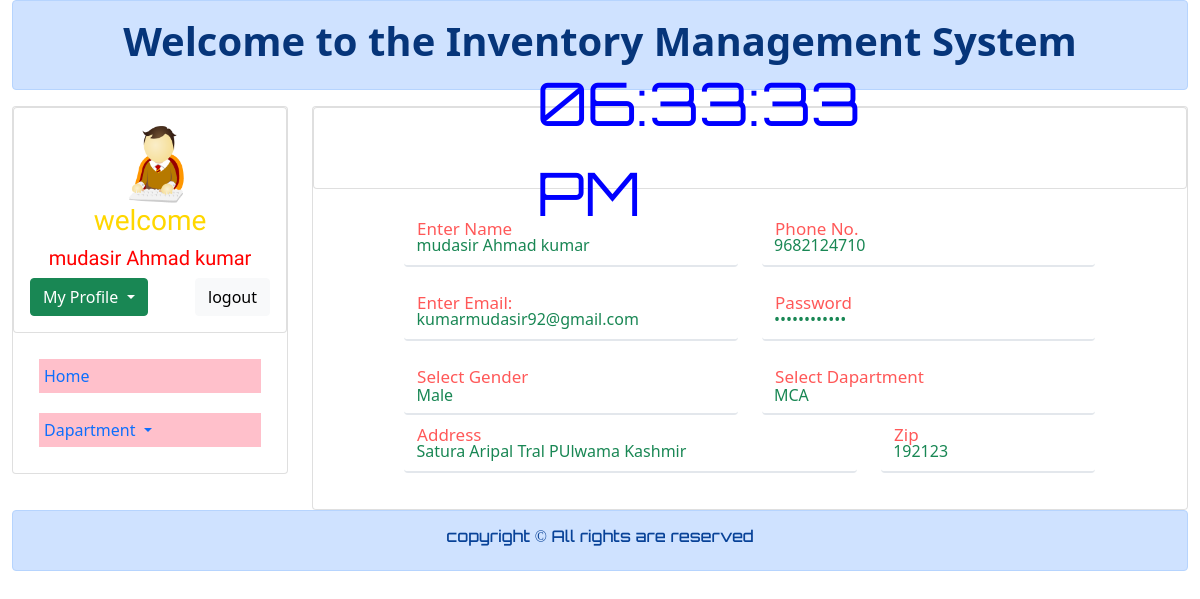
The page /view_profile.php (signed in) on the database its author committed.
### tables this page shows
CREATE TABLE `registration` (
  `id` int(10) NOT NULL,
  `name` varchar(50) NOT NULL,
  `phone` varchar(13) NOT NULL,
  `email` varchar(50) NOT NULL,
  `password` varchar(50) NOT NULL,
  `gender` varchar(10) NOT NULL,
  `department` varchar(30) NOT NULL,
  `address` varchar(100) NOT NULL,
  `zip` int(10) NOT NULL
);

### view_profile.php (the view, shortened to what this page needs)
<?php
include 'connection.php';
$name = $_SESSION['name'];
	$query = "select * from  registration where id = '$_SESSION[id]' ";
	$query_run = mysqli_query($connection,$query);
    if (!$query_run) {
        printf("Error: %s\n", mysqli_error($connection));
        exit();
    }
    else{
        while($row =  mysqli_fetch_array($query_run)){
         $name = $row['name'];
         $phone = $row['phone'];
         $email = $row['email'];
         $password = $row['password'];
         $gender = $row['gender'];
         $department = $row['department'];
         $address = $row['address'];
         $zip = $row['zip'];
        }
    }
?>
<!DOCTYPE html>
<html lang="en">
<head>
    <link href="https://cdn.jsdelivr.net/npm/bootstrap@5.0.0/dist/css/bootstrap.min.css" rel="stylesheet">
</head>
<body>
    <div class="container-fluid">
        <div class="row">
            <div class="col-md-12">
                        <div class="alert alert-primary" role="alert">
                            <h1 class="text-center"> <a href="#" class="alert-link" style="text-decoration: none;">Welcome to the Inventory Management System</a></h1>
                        </div>
            </div>
        </div>
        <div class="row">
            <div class="col-md-3">
                <div class="card">
                <div class="row">
                         <div class="col-md-12">
                             <div class="card">
                                <div class="card-body">
                                    <div class="row">
                                    <div class="col-md-4"></div>
                                        <div class="col-md-4">
                                          <img style="height:80px; width: 80px; border-radious:50px; justify-item: center;" src="img/logo.png" alt="">
                                        </div>
                                        <div class="col-md-4"></div>
                                    </div>
                                    <h3 class="text-center" style="font-family: 'Texturina', serif; color:gold">welcome</h3>
                                    <h2 class="text-center "  style="font-family: 'Texturina', serif; color:red; font-size:20px"><?php echo $_SESSION['name'];?></h2>
                                   <div class="dropdown">
                                        <button class="btn btn-success dropdown-toggle" type="button" id="dropdownMenuButton1" data-bs-toggle="dropdown" aria-expanded="false">
                                            My Profile
                                        </button>
                                        <a class="btn btn-light" style="float:right;" href="logout.php" role="button">logout</a>
                                    </div>
                                </div>
                             </div>
                         </div>
                     </div>
                    <div class="card-body">
                        <nav class="nav flex-column">
                            <a class="nav-link" href="dashboard.php">Home</a>
                            <a class="nav-link dropdown-toggle" href="#" id="navbarDropdown" role="button" data-bs-toggle="dropdown" aria-expanded="false">
                            Dapartment
                            </a>
                         </nav>
                    </div>
                </div>
            </div>
            <div class="col-md-9">
                <div class="card">
                     <div class="row">
                         <div class="col-md-12">
                             <div class="card">
                                <div class="card-body"><br><br>
                                <div id="MyClockDisplay" class="clock"></div>
                                </div>
                             </div>
                         </div>
                     </div>
                    <div class="card-body" style="margin:10px; padding:10px;">
                        <div class="row">
                            <div class="col-md-1"></div>
                            <div class="col-md-10  form-container">
                                <form class="row" action="" method="POST">
                                    <div class="col-md-6">
                                        <div class="form-floating mb-3">
                                            <input type="text" name="name" class="form-control text-success" id="floatingInput"value="<?php echo $name;?>" placeholder="name@example.com" style="background: transparent;  border: none; border-bottom: 2px solid rgb(227, 231, 236);" >
                                            <label for="floatingInput" style="color: red; font-size: 20px;">Enter Name</label>
                                        </div>
                                    </div>
                                    <div class="col-md-6">
                                        <div class="form-floating">
                                            <input type="text" name="phone" class="form-control text-success" id="floatingPassword" value="<?php echo $phone;?>" placeholder="Enter Phone Number" style="background: transparent; border: none; border-bottom: 2px solid rgb(227, 231, 236);">
                                            <label for="floatingPassword" style="color: red; font-size: 20px;">Phone No.</label>
                                        </div>
                                    </div>
                                    <div class="col-md-6">
                                        <div class="form-floating mb-3">
                                            <input type="email" name="email" class="form-control text-success" id="floatingInput" value="<?php echo $email;?>" placeholder="Enter Name" style="background: transparent;  border: none; border-bottom: 2px solid rgb(227, 231, 236);" >
                                            <label for="floatingInput" style="color: red; font-size: 20px;">Enter Email:</label>
                                        </div>
                                    </div>
                                    <div class="col-md-6">
                                        <div class="form-floating">
                                            <input type="password" name="password" class="form-control text-success" id="floatingPassword" value="<?php echo $password;?>" placeholder="Password" style="background: transparent; border: none; border-bottom: 2px solid rgb(227, 231, 236);">
                                            <label for="floatingPassword" style="color: red; font-size: 20px;">Password</label>
                                        </div>
                                    </div>
                                    <div class="col-md-6">
                                        <div class="form-floating">
                                            <select class="form-select text-success" name="gender" id="floatingSelect"  aria-label="Floating label select example"  style="background: transparent; border: none; border-bottom: 2px solid rgb(227, 231, 236);">
                                            <option selected><?php echo $gender;?></option>
                                            </select>
                                            <label for="floatingSelect" style="color: red; font-size: 20px;">Select Gender</label>
                                        </div>
                                    </div>
                                    <div class="col-md-6">
                                        <div class="form-floating">
                                            <select class="form-select text-success" name="department" id="floatingSelect" value="<?php echo $department;?>" aria-label="Floating label select example"  style="background: transparent; border: none; border-bottom: 2px solid rgb(227, 231, 236);">
                                            <option selected><?php echo $department;?></option>
                                            </select>
                                            <label for="floatingSelect" style="color: red; font-size: 20px;">Select Dapartment</label>
                                        </div>
                                    </div>
                                    <div class="col-md-8">
                                        <div class="form-floating mb-3">
                                            <input type="text" name="address" class="form-control text-success" id="floatingInput" value="<?php echo $address;?>" placeholder="Enter Address" style="background: transparent;  border: none; border-bottom: 2px solid rgb(227, 231, 236);" >
                                            <label for="floatingInput" style="color: red; font-size: 20px;">Address</label>
                                        </div>
                                    </div>
                                    <div class="col-md-4">
                                        <div class="form-floating mb-3">
                                            <input type="text" name="zip" class="form-control text-success" id="floatingInput" value="<?php echo $zip;?>" placeholder="Enter Zip Code" style="background: transparent;  border: none; border-bottom: 2px solid rgb(227, 231, 236);" >
                                            <label for="floatingInput" style="color: red; font-size: 20px;">Zip</label>
                                        </div>
                                    </div>
                                </form>
                            </div>
                            <div class="col-md-1"></div>
                        </div>
                    </div>
                </div>
            </div>
        </div>
        <div class="row">
            <div class="col-md-12">
                        <div class="alert alert-primary" role="alert">
                            <h6 class="text-center" style="text-decoration: none; font-family: Orbitron;"> copyright &copy; All rights are reserved</h6>
                        </div>
            </div>
    </div>
</body>
</html>

### view_profile.php (style rules this page uses)
.nav { color: black; }
.nav a { padding: 5px; margin:10px; background-color: pink; }
.clock { position: absolute; top: 50%; left: 50%; transform: translateX(-50%) translateY(-50%); color: blue; font-family: Orbitron; font-size: 60px; padding: 0px 5px 0px 5px; }

### rows shown on the page
registration: phone "9682124710", email "kumarmudasir92@gmail.com", gender "Male", department "MCA", address "Satura Aripal Tral PUlwama Kashmir", zip "192123"

### other values the page prints
$_SESSION['name'] "mudasir Ahmad kumar"
